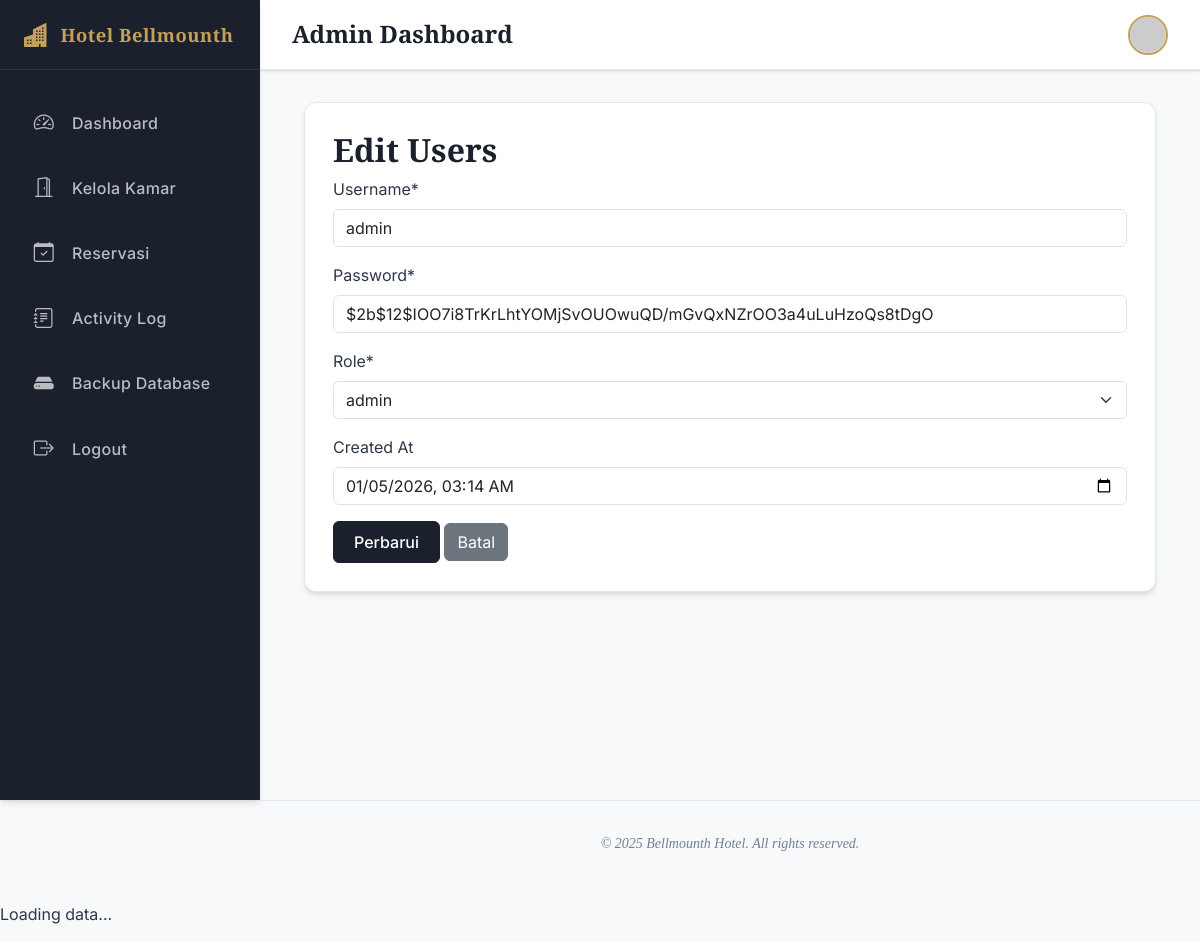
Page /users/edit.php?id=1 (signed in) on the committed database.
### tables this page shows
CREATE TABLE `users` (
  `id` int(11) NOT NULL AUTO_INCREMENT,
  `username` varchar(100) NOT NULL,
  `password` varchar(255) NOT NULL,
  `role` enum('admin') NOT NULL,
  `created_at` timestamp NOT NULL DEFAULT current_timestamp(),
  PRIMARY KEY (`id`),
  UNIQUE KEY `username` (`username`)
);

### users/edit.php (the view, shortened to what this page needs)
<?php
require_once '../config/database.php';
$id = (int) ($_GET['id'] ?? 0);
$stmt = mysqli_prepare($connection, "SELECT id, username, password, role, created_at FROM `users` WHERE id = ?");
mysqli_stmt_bind_param($stmt, "i", $id);
mysqli_stmt_execute($stmt);
$result = mysqli_stmt_get_result($stmt);
$users = mysqli_fetch_assoc($result);
?>
<?php include '../views/'.$THEME.'/header.php'; ?>
<?php include '../views/'.$THEME.'/sidebar.php'; ?>
<?php include '../views/'.$THEME.'/topnav.php'; ?>
<?php include '../views/'.$THEME.'/upper_block.php'; ?>
            <h2>Edit Users</h2>
            <form method="POST">
                    <div class="mb-3">
                        <label class="form-label">Username*</label>
                        <input type="text" name="username" class="form-control" value="<?= htmlspecialchars($users['username']) ?>">
                    </div>
                    <div class="mb-3">
                        <label class="form-label">Password*</label>
                        <input type="text" name="password" class="form-control" value="<?= htmlspecialchars($users['password']) ?>">
                    </div>
                    <div class="mb-3">
                        <label class="form-label">Role*</label>
                        <select name="role" class="form-select">
                            <option value="admin" <?= $users['role'] === 'admin' ? 'selected' : '' ?>>admin</option>
                        </select>
                    </div>
                    <div class="mb-3">
                        <label class="form-label">Created At</label>
                        <input type="datetime-local" name="created_at" class="form-control" value="<?= $users['created_at'] ? date('Y-m-d\TH:i', strtotime($users['created_at'])) : '' ?>">
                    </div>
                <button type="submit" class="btn btn-primary">Perbarui</button>
                <a href="index.php" class="btn btn-secondary">Batal</a>
            </form>
<?php include '../views/'.$THEME.'/lower_block.php'; ?>
<?php include '../views/'.$THEME.'/footer.php'; ?>

### assets/default/css/style.css (style rules this page uses)
:root { --primary-color: #1A202C; --secondary-color: #718096; --accent-color: #C5A059; --accent-hover: #B08D46; --success-color: #38a169; --danger-color: #e53e3e; --warning-color: #dd6b20; --info-color: #3182ce; --light-color: #F7FAFC; --dark-color: #1A202C; --sidebar-width: 260px; --sidebar-collapsed-width: 80px; --transition-speed: 0.3s; --body-bg: #F8F9FA; --card-bg: #FFFFFF; --text-color: #2D3748; --text-muted: #718096; --border-color: #E2E8F0; --shadow-sm: 0 1px 3px 0 rgba(0, 0, 0, 0.1), 0 1px 2px 0 rgba(0, 0, 0, 0.06); --shadow: 0 4px 6px -1px rgba(0, 0, 0, 0.1), 0 2px 4px -1px rgba(0, 0, 0, 0.06); --shadow-lg: 0 10px 15px -3px rgba(0, 0, 0, 0.1), 0 4px 6px -2px rgba(0, 0, 0, 0.05); }
* { margin: 0; padding: 0; box-sizing: border-box; }
body { font-family: "Inter", sans-serif; background-color: var(--body-bg); color: var(--text-color); line-height: 1.5; }
h1, h2, h3, h4, h5, h6 { font-family: "Playfair Display", serif; color: var(--primary-color); font-weight: 700; }
.btn-primary { background-color: var(--primary-color); border-color: var(--primary-color); color: white; padding: 0.5rem 1.25rem; font-weight: 500; border-radius: 6px; transition: all 0.2s; }

### rows in the picture
users: username "admin", password "$2b$12$IOO7i8TrKrLhtYOMjSvOUOwuQD/mGvQxNZrOO3a4uLuHzoQs8tDgO", role "admin", created_at "01/05/2026 03:14"

### other values in the picture
$_SESSION['username'] "Admin"
